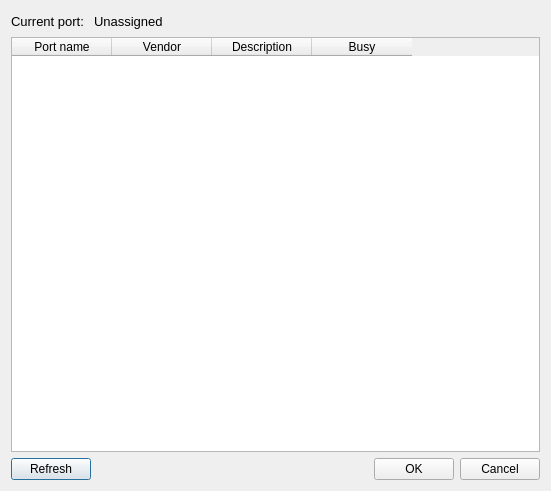
<?xml version="1.0" encoding="UTF-8"?>
<ui version="4.0">
 <class>DialogSelectPort</class>
 <widget class="QDialog" name="DialogSelectPort">
  <property name="windowModality">
   <enum>Qt::ApplicationModal</enum>
  </property>
  <property name="geometry">
   <rect>
    <x>0</x>
    <y>0</y>
    <width>551</width>
    <height>491</height>
   </rect>
  </property>
  <property name="windowTitle">
   <string>SRI Port selection</string>
  </property>
  <layout class="QVBoxLayout" name="verticalLayout">
   <item>
    <layout class="QHBoxLayout" name="horizontalLayout_2">
     <item>
      <widget class="QLabel" name="labelCurrent">
       <property name="font">
        <font>
         <pointsize>10</pointsize>
        </font>
       </property>
       <property name="text">
        <string>Current port: </string>
       </property>
      </widget>
     </item>
     <item>
      <widget class="QLabel" name="labelCurrentPort">
       <property name="font">
        <font>
         <pointsize>10</pointsize>
        </font>
       </property>
       <property name="text">
        <string>Unassigned</string>
       </property>
      </widget>
     </item>
     <item>
      <spacer name="horizontalSpacer_2">
       <property name="orientation">
        <enum>Qt::Horizontal</enum>
       </property>
       <property name="sizeHint" stdset="0">
        <size>
         <width>40</width>
         <height>20</height>
        </size>
       </property>
      </spacer>
     </item>
    </layout>
   </item>
   <item>
    <widget class="QTableWidget" name="tableWidgetPorts">
     <property name="selectionBehavior">
      <enum>QAbstractItemView::SelectRows</enum>
     </property>
     <column>
      <property name="text">
       <string>Port name</string>
      </property>
     </column>
     <column>
      <property name="text">
       <string>Vendor</string>
      </property>
     </column>
     <column>
      <property name="text">
       <string>Description</string>
      </property>
     </column>
     <column>
      <property name="text">
       <string>Busy</string>
      </property>
     </column>
    </widget>
   </item>
   <item>
    <layout class="QHBoxLayout" name="horizontalLayout">
     <item>
      <widget class="QPushButton" name="pushButtonRefresh">
       <property name="text">
        <string>Refresh</string>
       </property>
      </widget>
     </item>
     <item>
      <spacer name="horizontalSpacer">
       <property name="orientation">
        <enum>Qt::Horizontal</enum>
       </property>
       <property name="sizeHint" stdset="0">
        <size>
         <width>40</width>
         <height>20</height>
        </size>
       </property>
      </spacer>
     </item>
     <item>
      <widget class="QPushButton" name="pushButtonOK">
       <property name="text">
        <string>OK</string>
       </property>
      </widget>
     </item>
     <item>
      <widget class="QPushButton" name="pushButtonCancel">
       <property name="text">
        <string>Cancel</string>
       </property>
      </widget>
     </item>
    </layout>
   </item>
  </layout>
 </widget>
 <resources/>
 <connections/>
</ui>
